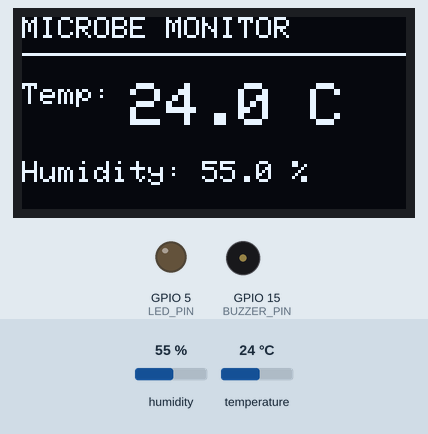
Recording of a sketch running on a simulated ESP32. On the bench: 128×64 one-colour display, output pins drawn as LEDs (lit = HIGH), buzzer (waves = sounding). The test bench sets the inputs (shaded band); at power-on: humidity 55 %, temperature 24 °C. What the sketch prints to the serial monitor is not drawn.

Above: at 3.2 s.
3.3 s: humidity set to 41 %
At 5.0 s:
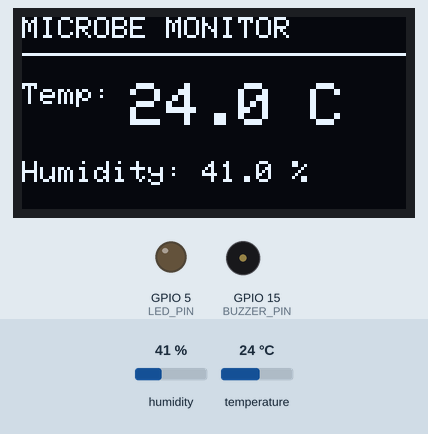
6.0 s: humidity set to 38 %
At 6.4 s:
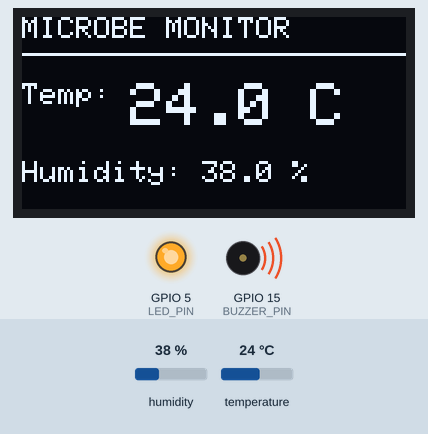
8.7 s: temperature set to 12 °C
At 10.6 s:
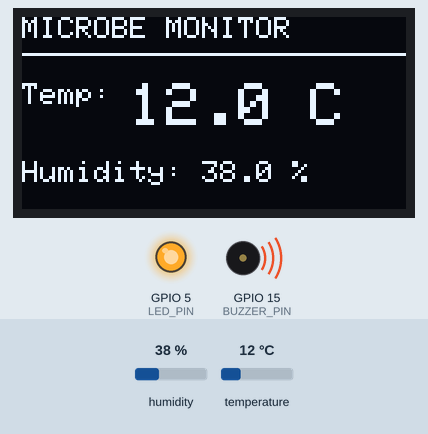
11.7 s: temperature set to 19 °C
At 13.2 s:
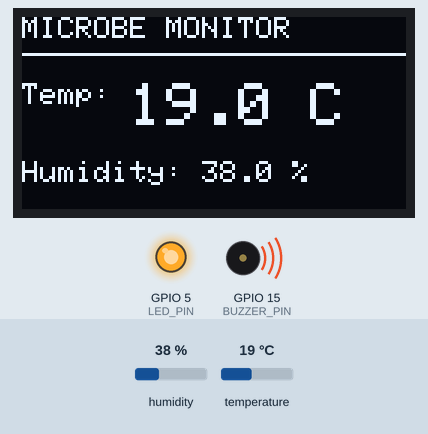
Timing chart, 0 to 14.7 s (numbered marks = the images above; inputs shaded):
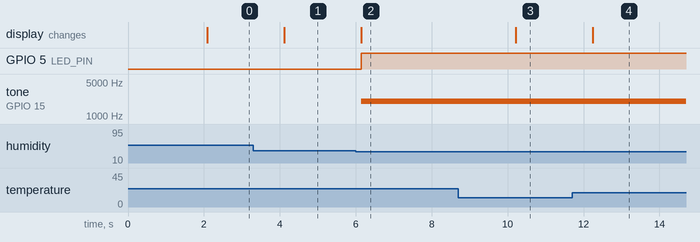

Measured:
- the behaviour switches between 40 and 39 % on humidity (found by bisection; images 1 and 2)
- after the input at 3.3 s, the display: changes after 0.82 s (image 1)
- after the input at 6.0 s, GPIO 5 (LED_PIN): LOW → HIGH after 0.15 s; tone on GPIO 15 (BUZZER_PIN): silent → 2000 Hz after 0.15 s; the display: changes after 0.15 s (image 2)
- after the input at 8.7 s, the display: changes after 1.5 s (image 3)
- after the input at 11.7 s, the display: changes after 0.54 s (image 4)

The sketch:

IoT_Temperature_Moisture_Monitor.ino
```cpp
#include <Wire.h>
#include <Adafruit_GFX.h>
#include <Adafruit_SSD1306.h>
#include <DHT.h>

#define DHTPIN 4
#define DHTTYPE DHT22

#define OLED_SDA 8
#define OLED_SCL 9

#define LED_PIN 5
#define BUZZER_PIN 15

#define SCREEN_WIDTH 128
#define SCREEN_HEIGHT 64
#define OLED_RESET -1

Adafruit_SSD1306 display(SCREEN_WIDTH, SCREEN_HEIGHT, &Wire, OLED_RESET);
DHT dht(DHTPIN, DHTTYPE);

void setup() {
  Serial.begin(115200);

  pinMode(LED_PIN, OUTPUT);
  pinMode(BUZZER_PIN, OUTPUT);

  digitalWrite(LED_PIN, LOW);
  digitalWrite(BUZZER_PIN, LOW);

  Wire.begin(OLED_SDA, OLED_SCL);

  if (!display.begin(SSD1306_SWITCHCAPVCC, 0x3C)) {
    Serial.println("OLED not found!");
    while (true) {
      delay(1000);
    }
  }

  dht.begin();

  display.clearDisplay();
  display.setTextColor(SSD1306_WHITE);
  display.setTextSize(1);
  display.setCursor(10, 10);
  display.println("IoT Monitoring");
  display.setCursor(10, 30);
  display.println("Starting...");
  display.display();

  delay(2000);
}

void loop() {
  float temperature = dht.readTemperature();
  float humidity = dht.readHumidity();

  if (isnan(temperature) || isnan(humidity)) {
    Serial.println("DHT22 sensor error!");

    display.clearDisplay();
    display.setTextColor(SSD1306_WHITE);
    display.setTextSize(1);
    display.setCursor(10, 20);
    display.println("Sensor Error!");
    display.setCursor(10, 40);
    display.println("Check DHT22");
    display.display();

    digitalWrite(LED_PIN, LOW);
    noTone(BUZZER_PIN);

    delay(2000);
    return;
  }

  Serial.println("------------------------");
  Serial.print("Temperature: ");
  Serial.print(temperature, 1);
  Serial.println(" C");

  Serial.print("Humidity: ");
  Serial.print(humidity, 1);
  Serial.println(" %");

  display.clearDisplay();
  display.setTextColor(SSD1306_WHITE);

  display.setTextSize(1);
  display.setCursor(0, 0);
  display.println("MICROBE MONITOR");
  display.drawLine(0, 12, 127, 12, SSD1306_WHITE);

  display.setCursor(0, 22);
  display.print("Temp: ");
  display.setTextSize(2);
  display.print(temperature, 1);
  display.println(" C");

  display.setTextSize(1);
  display.setCursor(0, 48);
  display.print("Humidity: ");
  display.print(humidity, 1);
  display.println(" %");

  display.display();

  if (temperature < 20 || temperature > 30 ||
      humidity < 40 || humidity > 80) {
    digitalWrite(LED_PIN, HIGH);
    tone(BUZZER_PIN, 2000);
    Serial.println("WARNING: Conditions outside normal range!");
  } else {
    digitalWrite(LED_PIN, LOW);
    noTone(BUZZER_PIN);
    Serial.println("Status: Normal");
  }

  delay(2000);
}
```
